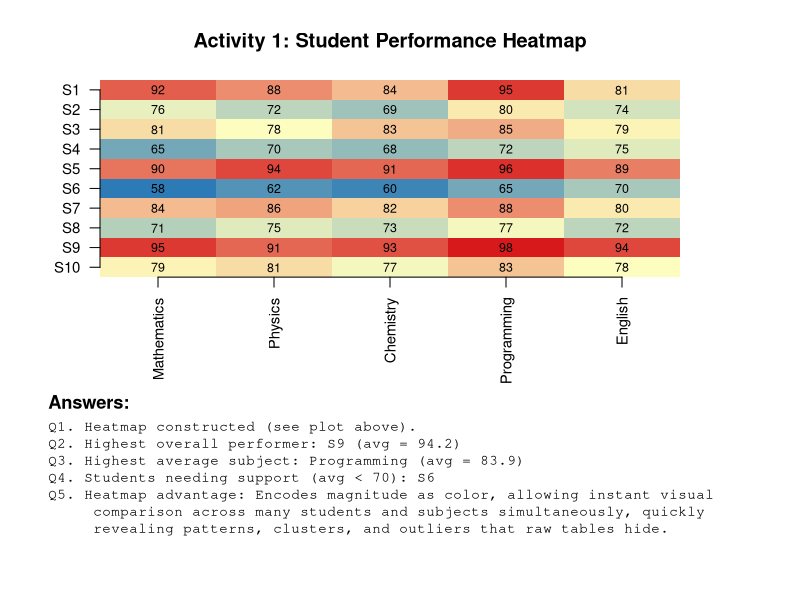

This chart was generated by the following R code:
# Activity 1: Heatmap - Student Performance Analysis

df <- data.frame(
  Mathematics = c(92,76,81,65,90,58,84,71,95,79),
  Physics     = c(88,72,78,70,94,62,86,75,91,81),
  Chemistry   = c(84,69,83,68,91,60,82,73,93,77),
  Programming = c(95,80,85,72,96,65,88,77,98,83),
  English     = c(81,74,79,75,89,70,80,72,94,78)
)
rownames(df) <- paste0("S", 1:10)
mat <- as.matrix(df)

# --- Calculations ---
student_avg <- rowMeans(mat)
subject_avg <- colMeans(mat)

top_student <- names(which.max(student_avg))
top_student_score <- round(max(student_avg), 2)

top_subject <- names(which.max(subject_avg))
top_subject_score <- round(max(subject_avg), 2)

support_needed <- names(student_avg[student_avg < 70])
if (length(support_needed) == 0) support_needed <- "None (all averages >= 70)"
support_needed_txt <- paste(support_needed, collapse = ", ")

answers <- c(
  "Q1. Heatmap constructed (see plot above).",
  paste0("Q2. Highest overall performer: ", top_student, " (avg = ", top_student_score, ")"),
  paste0("Q3. Highest average subject: ", top_subject, " (avg = ", top_subject_score, ")"),
  paste0("Q4. Students needing support (avg < 70): ", support_needed_txt),
  "Q5. Heatmap advantage: Encodes magnitude as color, allowing instant visual",
  "     comparison across many students and subjects simultaneously, quickly",
  "     revealing patterns, clusters, and outliers that raw tables hide."
)

# --- Plot: Heatmap on top, answers panel below ---
png("activity1_heatmap.png", width = 1100, height = 1300, res = 130)
layout(matrix(c(1,2), nrow = 2), heights = c(2.2, 1.3))

par(mar = c(5, 5, 4, 6))
n_row <- nrow(mat); n_col <- ncol(mat)
image(1:n_col, 1:n_row, t(mat[n_row:1, ]), axes = FALSE,
      col = colorRampPalette(c("#2c7bb6", "#ffffbf", "#d7191c"))(100),
      xlab = "", ylab = "", main = "Activity 1: Student Performance Heatmap")
axis(1, at = 1:n_col, labels = colnames(mat), las = 2, cex.axis = 0.9)
axis(2, at = 1:n_row, labels = rev(rownames(mat)), las = 1, cex.axis = 0.9)
for (i in 1:n_row) {
  for (j in 1:n_col) {
    text(j, n_row - i + 1, mat[i, j], cex = 0.75)
  }
}
image_legend_vals <- pretty(range(mat))
legend("topright", inset = c(-0.001, 0), legend = NA, bty = "n")

par(mar = c(0.5, 1, 0.5, 1))
plot.new()
text(0, 1, "Answers:", adj = c(0, 1), font = 2, cex = 1.1)
text(0, 0.85, paste(answers, collapse = "\n"), adj = c(0, 1), cex = 0.85, family = "mono")
dev.off()
cat("done\n")
